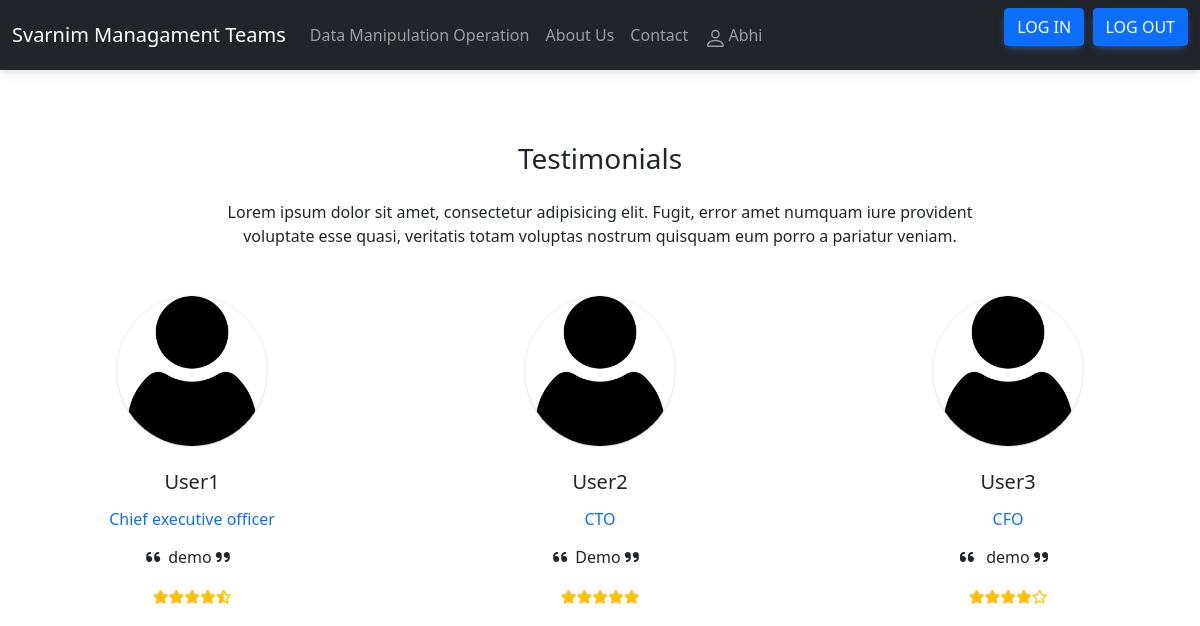
Screenshot of /about (signed in) with the database file from the repository.
### emp/models.py (models this page shows, shortened)
class about_photo1(models.Model):
    img=models.ImageField(upload_to='imges/')
    name=models.CharField(max_length=100)
    role=models.CharField(max_length=100)
    quotes=models.TextField()

class about_photo2(models.Model):
    img=models.ImageField(upload_to='imges/')
    name=models.CharField(max_length=100)
    role=models.CharField(max_length=100)
    quotes=models.TextField()

class about_photo3(models.Model):
    img=models.ImageField(upload_to='imges/')
    name=models.CharField(max_length=100)
    role=models.CharField(max_length=100)
    quotes=models.TextField()

### emp/views.py (the view)
# urls.py: path('about', views.about, name='about')
def about(request):
    obj1 = about_photo1.objects.all()
    obj2 = about_photo2.objects.all()
    obj3 = about_photo3.objects.all()
    data = {
        'about1': obj1,
        'about2': obj2,
        'about3': obj3,
    }
    return render(request, 'about.html', data)

### emp/template/about.html (shortened to what this page needs)
{% extends 'base.html' %} {% block 'content' %} {% load static %}
<section>
  <div class="row d-flex justify-content-center">
    <div class="col-md-10 col-xl-8 text-center">
      <h3 class="mb-4">Testimonials</h3>
      <p class="mb-4 pb-2 mb-md-5 pb-md-0">
        Lorem ipsum dolor sit amet, consectetur adipisicing elit. Fugit, error
        amet numquam iure provident voluptate esse quasi, veritatis totam
        voluptas nostrum quisquam eum porro a pariatur veniam.
      </p>
    </div>
  </div>
  <div class="row text-center">
    {% for x in about1 %}
    <div class="col-md-4 mb-5 mb-md-0">
      <div class="d-flex justify-content-center mb-4">
        <img
          src="{{x.img.url}}"
          class="rounded-circle shadow-1-strong"
          width="150"
          height="150"
        />
      </div>
      <h5 class="mb-3"> {{x.name}} </h5>
      <h6 class="text-primary mb-3"> {{x.role}} </h6>
      <p class="px-xl-3">
        <i class="fas fa-quote-left pe-2"></i>{{x.quotes}} <i class="fas fa-quote-right pe-2"></i>
      </p>
      <ul class="list-unstyled d-flex justify-content-center mb-0">
        <li>
          <i class="fas fa-star fa-sm text-warning"></i>
        </li>
        <li>
          <i class="fas fa-star fa-sm text-warning"></i>
        </li>
        <li>
          <i class="fas fa-star fa-sm text-warning"></i>
        </li>
        <li>
          <i class="fas fa-star fa-sm text-warning"></i>
        </li>
        <li>
          <i class="fas fa-star-half-alt fa-sm text-warning"></i>
        </li>
      </ul>
      {% endfor %}
    </div>
    {% for x in about2 %}
    <div class="col-md-4 mb-5 mb-md-0">
      <div class="d-flex justify-content-center mb-4">
        <img
          src="{{x.img.url}}"
          class="rounded-circle shadow-1-strong"
          width="150"
          height="150"
        />
      </div>
      <h5 class="mb-3">{{x.name}}</h5>
      <h6 class="text-primary mb-3">{{x.role}}</h6>
      <p class="px-xl-3">
        <i class="fas fa-quote-left pe-2"></i>{{x.quotes}} <i class="fas fa-quote-right pe-2"></i>
      </p>
      <ul class="list-unstyled d-flex justify-content-center mb-0">
        <li>
          <i class="fas fa-star fa-sm text-warning"></i>
        </li>
        <li>
          <i class="fas fa-star fa-sm text-warning"></i>
        </li>
        <li>
          <i class="fas fa-star fa-sm text-warning"></i>
        </li>
        <li>
          <i class="fas fa-star fa-sm text-warning"></i>
        </li>
        <li>
          <i class="fas fa-star fa-sm text-warning"></i>
        </li>
      </ul>
      {% endfor %}
    </div>
    {% for x in about3 %}
    <div class="col-md-4 mb-0">
      <div class="d-flex justify-content-center mb-4">
        <img
          src="{{x.img.url}}"
          class="rounded-circle shadow-1-strong"
          width="150"
          height="150"
        />
      </div>
      <h5 class="mb-3">{{x.name}}</h5>
      <h6 class="text-primary mb-3">{{x.role}}</h6>
      <p class="px-xl-3">
        <i class="fas fa-quote-left pe-2"></i> {{x.quotes}}  <i class="fas fa-quote-right pe-2"></i>
      </p>
      <ul class="list-unstyled d-flex justify-content-center mb-0">
        <li>
          <i class="fas fa-star fa-sm text-warning"></i>
        </li>
        <li>
          <i class="fas fa-star fa-sm text-warning"></i>
        </li>
        <li>
          <i class="fas fa-star fa-sm text-warning"></i>
        </li>
        <li>
          <i class="fas fa-star fa-sm text-warning"></i>
        </li>
        <li>
          <i class="far fa-star fa-sm text-warning"></i>
        </li>
      </ul>
    </div>
  </div>
  {% endfor %}
</section>
{% endblock %}

### emp/template/header.html (shortened to what this page needs)
<!DOCTYPE html>
<html lang="en">
  <head>
    <link rel="stylesheet" href="main.css" />
    <link
      href="https://cdn.jsdelivr.net/npm/bootstrap@5.0.2/dist/css/bootstrap.min.css"
      rel="stylesheet"
    />
  </head>
  <body>
    <header>
    <nav class="navbar navbar-expand-lg navbar-dark bg-dark">
      <div class="container-fluid">
        <a class="navbar-brand {% if request.path == '/home/' %}active{% endif %}" href="/home" > Svarnim Managament Teams</a>
        <div class="collapse navbar-collapse" id="navbarSupportedContent">
          <ul class="navbar-nav me-auto mb-2 mb-lg-0">
            <li class="nav-item">
              <a
                class="nav-link {% if request.path == '/index/' %}active{% endif %}"
                aria-current="page"
                href="/index"
                >Data Manipulation Operation</a
              >
            </li>
            <li class="nav-item">
              <a
                class="nav-link {% if request.path == '/about/' %}active{% endif %}"
                href="/about"
                >About Us</a
              >
            </li>
            <li class="nav-item">
              <a
                class="nav-link {% if request.path == '/contect/' %}active{% endif %}"
                href="/contect"
                >Contact</a
              >
            </li>
            <li class="nav-item">
              <a class="nav-link">
                {{ user.username }}
              </a>
            </li>
          </ul>
          <form class="d-flex">
            <a class="btn btn-primary float-right" data-mdb-ripple-color="dark"  href="{% url 'login' %}" role="button">Log In</a>&nbsp:
            <a class="btn btn-primary float-right" data-mdb-ripple-color="dark"  href="{% url 'logout' %}" role="button">Log Out</a>
          </form>
        </div>
      </div>
    </nav>
  </header>
  </body>
</html>

### rows the page displays
about_photo1: img (placeholder picture), name "User1", role "Chief executive officer", quotes "demo"
about_photo2: img (picture), name "User2", role "CTO", quotes "Demo"
about_photo3: img (picture), name "User3", role "CFO", quotes "demo"

### other values shown
{{ user.username }} "Abhi"
